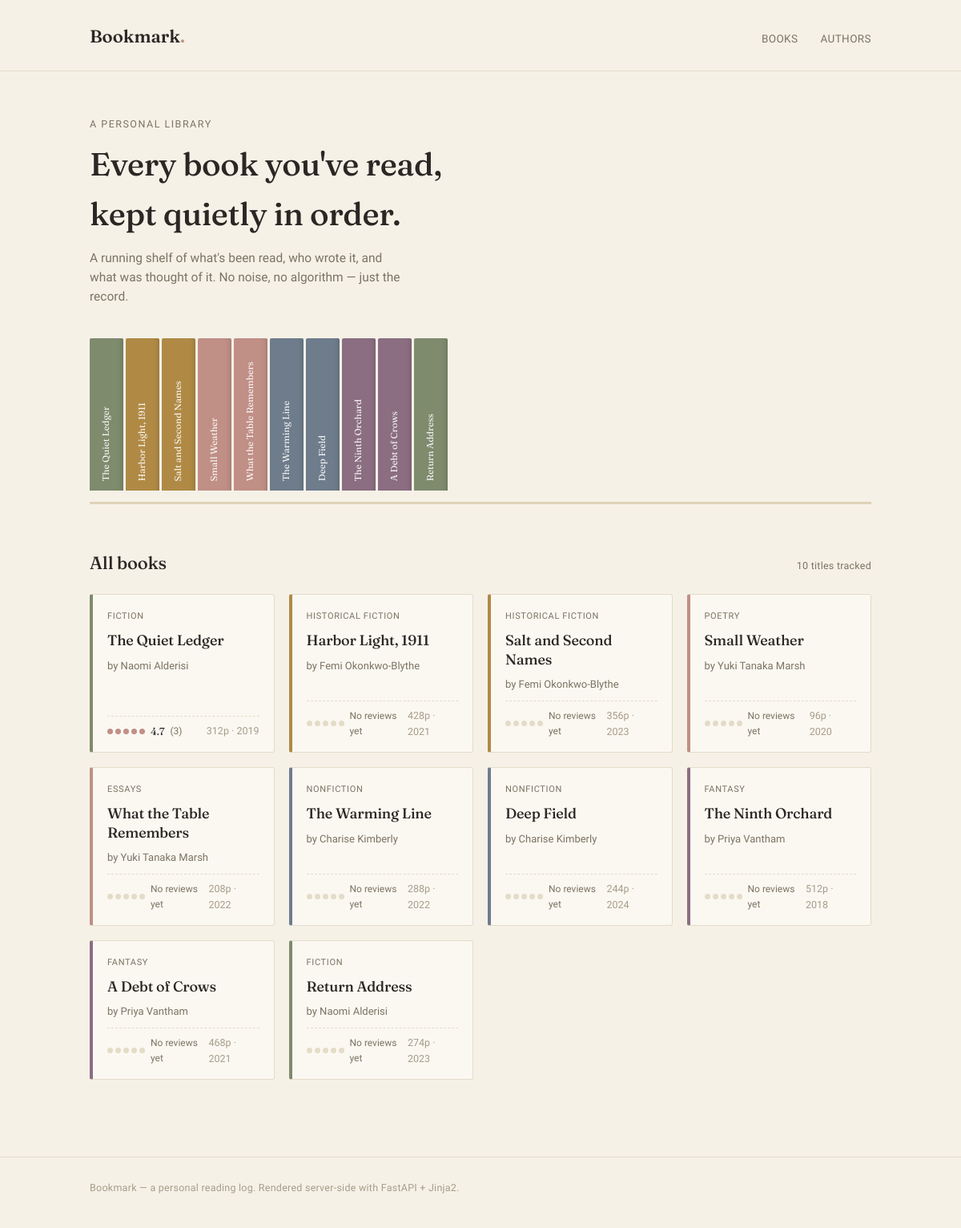
The page /home on the database its author committed.
### models.py (models this page shows)
class Book(Base):
    __tablename__ = 'books'
    id: Mapped[int] = mapped_column(Integer, primary_key=True, index=True)
    title: Mapped[str] = mapped_column(String(200), nullable=False)
    genre: Mapped[str] = mapped_column(String(200), nullable=False)
    pages: Mapped[int] = mapped_column(Integer, nullable=False)
    year: Mapped[int] = mapped_column(Integer, nullable=False)
    description: Mapped[str | None] = mapped_column(Text, nullable=True)
    author_id: Mapped[int] = mapped_column(ForeignKey("authors.id"), nullable=False)        # Foreign Key
    author: Mapped["Author"] = relationship(back_populates="books")
    reviews: Mapped[list["Review"]] = relationship(back_populates="book", cascade="all, delete-orphan")

class Author(Base):
    __tablename__ = "authors"
    id: Mapped[int] = mapped_column(primary_key=True, index=True)
    name: Mapped[str] = mapped_column(String(100), nullable=False)
    bio: Mapped[str | None] = mapped_column(String(500), nullable=True)
    initials: Mapped[str | None] = mapped_column(String(10), nullable=True)
    books: Mapped[list["Book"]] = relationship(back_populates="author", cascade="all, delete-orphan")

### main.py (the view)
@app.get("/", include_in_schema=False)
@app.get("/home", include_in_schema=False)
def home(request: Request, db: Annotated[Session, Depends(get_db)]):
    result = db.execute(select(models.Author))
    authors = result.scalars().all()
    result = db.execute(select(models.Book))
    books = result.scalars().all()
    return templates.TemplateResponse(
        request,
        "index.html",
        {"authors" : authors, "books" : books}
    )

### templates/index.html (shortened to what this page needs)
{% extends "base.html" %}
{% block content %}
{% set genre_tone = {
  'Fiction': 'sage',
  'Historical Fiction': 'ochre',
  'Poetry': 'rose',
  'Essays': 'rose',
  'Nonfiction': 'slate',
  'Fantasy': 'plum'
} %}
<div class="wrap">
  <section class="hero">
    <div class="eyebrow">A personal library</div>
    <h1>Every book you've read,<br>kept quietly in order.</h1>
    <p class="sub">A running shelf of what's been read, who wrote it, and what was thought of it. No noise, no algorithm — just the record.</p>
    <div class="shelf" aria-label="Browse by spine">
      {% for book in books[:10] %}
        <a class="spine tone-{{ genre_tone.get(book.genre, 'sage') }}" href="/books/{{ book.id }}" title="{{ book.title }}">
          <span class="spine-label">{{ book.title }}</span>
        </a>
      {% endfor %}
    </div>
  </section>
  <section>
    <div class="section-head">
      <h2>All books</h2>
      <span class="count-tag">{{ books|length }} titles tracked</span>
    </div>
    <div class="grid">
      {% for book in books %}
        {% set author = authors | selectattr('id', 'equalto', book.author_id) | first %}
        {% set review_count = book.reviews|length %}
        {% set avg = (book.reviews | sum(attribute='rating') / review_count) if review_count > 0 else None %}
        {% set rounded = avg|round(0, 'common')|int if avg else 0 %}
        <a class="card tone-{{ genre_tone.get(book.genre, 'sage') }}" href="/books/{{ book.id }}">
          <span class="tag-genre">{{ book.genre }}</span>
          <h3>{{ book.title }}</h3>
          <span class="by">by {{ author.name if author else "Unknown" }}</span>
          <div class="meta">
            <span class="rating-line">
              <span class="dots">
                {% for i in range(1, 6) %}
                  <span class="dot {{ 'filled' if i <= rounded else '' }}"></span>
                {% endfor %}
              </span>
              {% if avg %}
                <span class="num">{{ "%.1f"|format(avg) }}</span>
                <span>({{ review_count }})</span>
              {% else %}
                <span>No reviews yet</span>
              {% endif %}
            </span>
            <span>{{ book.pages }}p · {{ book.year }}</span>
          </div>
        </a>
      {% endfor %}
    </div>
  </section>
</div>
{% endblock %}

### static/css/style.css (style rules this page uses)
:root { --ivory: #F5F1E7; --paper: #FBF8F2; --ink: #2B2724; --taupe: #7C7362; --taupe-light: #A69C89; --line: #E4DCC8; --sage: #7E8B6D; --sage-soft: #E7EADF; --rose: #C08F86; --rose-soft: #F3E3DF; --ochre: #B08A45; --ochre-soft: #EFE4CD; --slate: #6E7C8C; --slate-soft: #E1E6EA; --plum: #8B6E82; --plum-soft: #EBE0E7; --radius: 3px; --shadow: 0 1px 2px rgba(43, 39, 36, 0.05), 0 8px 24px -12px rgba(43, 39, 36, 0.12); }
* { box-sizing: border-box; }
html { scroll-behavior: smooth; }
body { margin: 0; background: var(--ivory); color: var(--ink); font-family: 'Work Sans', sans-serif; font-size: 15px; line-height: 1.55; -webkit-font-smoothing: antialiased; }
h1, h2, h3, .display { font-family: 'Fraunces', serif; font-weight: 500; letter-spacing: -0.01em; margin: 0; }
a { color: inherit; text-decoration: none; }
.wrap { max-width: 1040px; margin: 0 auto; padding: 0 32px; }
.hero { margin-bottom: 56px; }
.eyebrow { font-size: 12.5px; letter-spacing: 0.12em; text-transform: uppercase; color: var(--taupe); margin-bottom: 10px; }
.hero h1 { font-size: 40px; max-width: 22ch; }
.hero p.sub { margin-top: 12px; color: var(--taupe); max-width: 46ch; font-size: 15.5px; }
.shelf { margin-top: 40px; display: flex; gap: 3px; align-items: flex-end; overflow-x: auto; padding-bottom: 14px; border-bottom: 3px solid #DDD3B8; }
.spine { flex: 0 0 auto; width: 42px; height: 190px; border-radius: 2px 2px 0 0; cursor: pointer; display: flex; align-items: flex-end; justify-content: center; padding-bottom: 12px; position: relative; transition: transform 0.18s ease, height 0.18s ease; box-shadow: inset -6px 0 10px -8px rgba(0,0,0,0.35); }
.spine .spine-label { writing-mode: vertical-rl; transform: rotate(180deg); font-size: 11.5px; font-family: 'Fraunces', serif; color: rgba(255,255,255,0.92); white-space: nowrap; max-height: 160px; overflow: hidden; text-overflow: ellipsis; }
.tone-sage { background: var(--sage); }
.tone-rose { background: var(--rose); }
.tone-ochre { background: var(--ochre); }
.tone-slate { background: var(--slate); }
.tone-plum { background: var(--plum); }
.section-head { display: flex; align-items: baseline; justify-content: space-between; margin-bottom: 22px; }
.section-head h2 { font-size: 22px; }
.count-tag { font-size: 12.5px; color: var(--taupe); letter-spacing: 0.02em; }
.grid { display: grid; grid-template-columns: repeat(auto-fill, minmax(220px, 1fr)); gap: 18px; }
.card { background: var(--paper); border: 1px solid var(--line); border-radius: var(--radius); padding: 18px 18px 16px; display: flex; flex-direction: column; gap: 10px; transition: box-shadow 0.15s ease, transform 0.15s ease, border-color 0.15s ease; position: relative; border-left: 4px solid transparent; }
.card .tag-genre { font-size: 11px; letter-spacing: 0.06em; text-transform: uppercase; color: var(--taupe); }
.card h3 { font-size: 18px; line-height: 1.3; }
.card .by { font-size: 13px; color: var(--taupe); }
.card .meta { margin-top: auto; display: flex; align-items: center; justify-content: space-between; font-size: 12.5px; color: var(--taupe-light); padding-top: 8px; border-top: 1px dashed var(--line); }
.card.tone-sage { border-left-color: var(--sage); }
.card.tone-rose { border-left-color: var(--rose); }
.card.tone-ochre { border-left-color: var(--ochre); }
.card.tone-slate { border-left-color: var(--slate); }
.card.tone-plum { border-left-color: var(--plum); }
.dots { display: inline-flex; gap: 3px; align-items: center; }
.dots .dot { width: 7px; height: 7px; border-radius: 50%; background: var(--line); }
.dots .dot.filled { background: var(--rose); }
.rating-line { display: flex; align-items: center; gap: 7px; font-size: 12px; color: var(--taupe); }
.rating-line .num { font-family: 'Fraunces', serif; color: var(--ink); font-size: 13px; }

### rows shown on the page
Book: title "The Quiet Ledger", genre "FICTION", avg "4.7", review_count "3", pages "312", year "2019"
Book: title "Harbor Light, 1911", genre "HISTORICAL FICTION", shows "No reviews yet", pages "428", year "2021"
Book: title "Salt and Second Names", genre "HISTORICAL FICTION", shows "No reviews yet", pages "356", year "2023"
Book: title "Small Weather", genre "POETRY", shows "No reviews yet", pages "96", year "2020"
Book: title "What the Table Remembers", genre "ESSAYS", shows "No reviews yet", pages "208", year "2022"
Book: title "The Warming Line", genre "NONFICTION", shows "No reviews yet", pages "288", year "2022"
Book: title "Deep Field", genre "NONFICTION", shows "No reviews yet", pages "244", year "2024"
Book: title "The Ninth Orchard", genre "FANTASY", shows "No reviews yet", pages "512", year "2018"
Book: title "A Debt of Crows", genre "FANTASY", shows "No reviews yet", pages "468", year "2021"
Book: title "Return Address", genre "FICTION", shows "No reviews yet", pages "274", year "2023"
Author: name "Naomi Alderisi"
Author: name "Femi Okonkwo-Blythe"
Author: name "Yuki Tanaka Marsh"
Author: name "Charise Kimberly"
Author: name "Priya Vantham"

### other values the page prints
{{ books|length }} "10"
